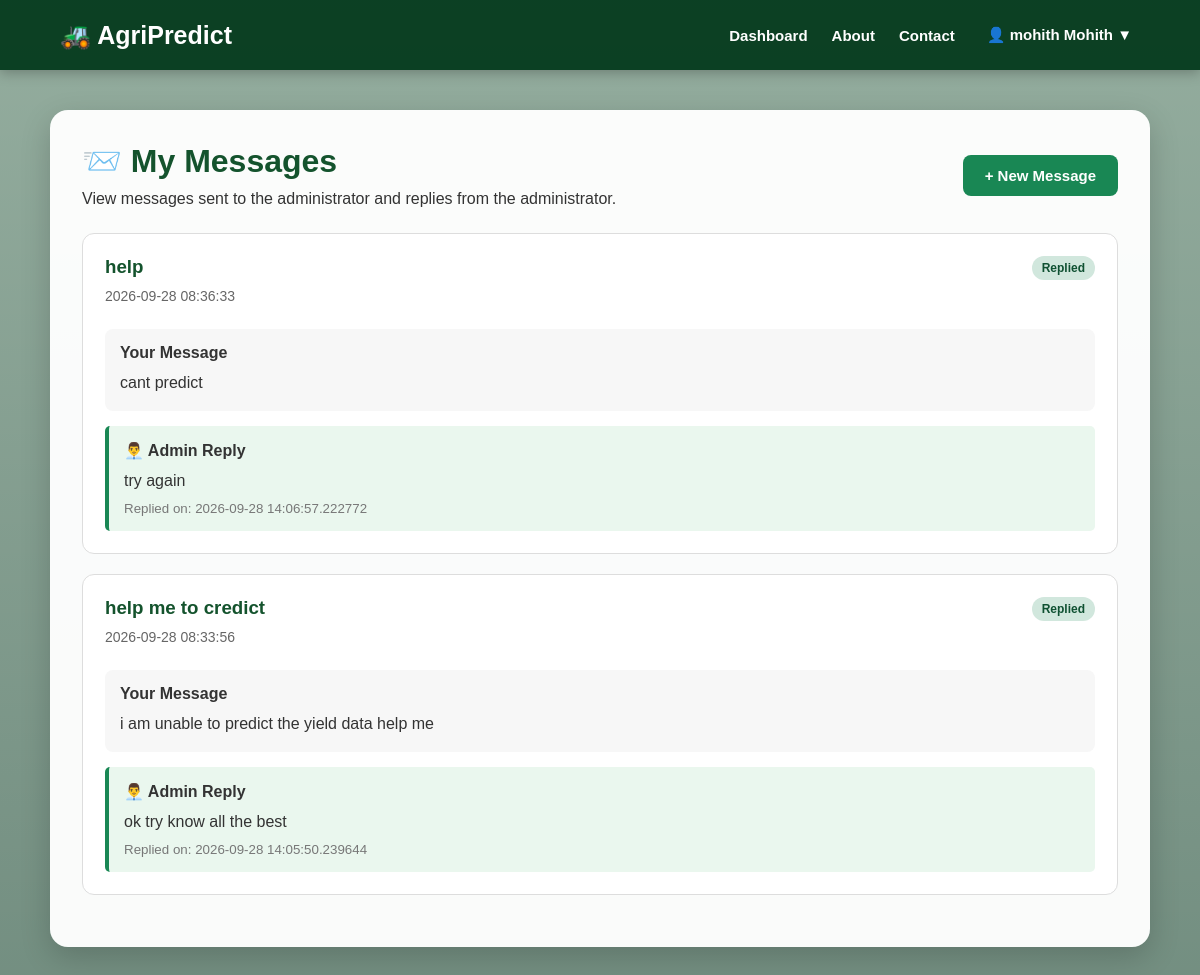
Page /messages (signed in) on the committed database.
### tables this page shows
CREATE TABLE users (
            id INTEGER PRIMARY KEY AUTOINCREMENT,
            name TEXT NOT NULL,
            email TEXT UNIQUE NOT NULL,
            password TEXT NOT NULL
        , created_at TIMESTAMP);

CREATE TABLE messages (
            id INTEGER PRIMARY KEY AUTOINCREMENT,

            user_id INTEGER NOT NULL,

            subject TEXT NOT NULL,

            message TEXT NOT NULL,

            reply TEXT,

            status TEXT DEFAULT 'Unread',

            created_at TIMESTAMP DEFAULT CURRENT_TIMESTAMP,

            replied_at TIMESTAMP,

            FOREIGN KEY (user_id) REFERENCES users(id)
        );

### app.py (the view)
@app.route("/messages")
@login_required
def messages():
    conn = get_db_connection()
    user_messages = conn.execute("""
        SELECT
            messages.*,
            users.name,
            users.email
        FROM messages
        JOIN users
        ON messages.user_id = users.id
        WHERE messages.user_id = ?
        ORDER BY messages.created_at DESC
    """, (
        session["user_id"],
    )).fetchall()
    conn.close()
    return render_template(
        "messages.html",
        messages=user_messages
    )

### app.py (called while the page is built)
def get_db_connection():
    conn = sqlite3.connect("users.db")
    conn.row_factory = sqlite3.Row
    return conn

def login_required(function):
    @wraps(function)
    def decorated_function(*args, **kwargs):
        if "user_id" not in session:
            return redirect(url_for("login"))
        return function(*args, **kwargs)
    return decorated_function

### templates/messages.html (shortened to what this page needs)
<!DOCTYPE html>
<html lang="en">
<head>
    <link rel="stylesheet"
          href="{{ url_for('static', filename='style.css') }}">
</head>
<body>
<nav class="navbar">
    <div class="logo">
        🚜 AgriPredict
    </div>
    <div class="nav-links">
        <a href="{{ url_for('dashboard') }}">
            Dashboard
        </a>
        <a href="{{ url_for('about') }}">
            About
        </a>
        <a href="{{ url_for('contact') }}">
            Contact
        </a>
        <div class="profile-dropdown">
            <button class="profile-button">
                👤 {{ session.get('user_name', 'Profile') }} ▼
            </button>
        </div>
    </div>
</nav>
<div class="page-container">
    <div class="page-card wide-card">
        <div class="page-heading-row">
            <div>
                <h1>📨 My Messages</h1>
                <p>
                    View messages sent to the administrator
                    and replies from the administrator.
                </p>
            </div>
            <a href="{{ url_for('contact') }}"
               class="primary-button">
                + New Message
            </a>
        </div>
        {% if messages %}
            {% for message in messages %}
                <div class="message-card">
                    <div class="message-header">
                        <div>
                            <h3>
                                {{ message["subject"] }}
                            </h3>
                            <p class="message-date">
                                {{ message["created_at"] }}
                            </p>
                        </div>
                        <span class="message-status
                            {% if message['status'] == 'Replied' %}
                                replied
                            {% else %}
                                unread
                            {% endif %}">
                            {{ message["status"] }}
                        </span>
                    </div>
                    <div class="message-body">
                        <strong>
                            Your Message
                        </strong>
                        <p>
                            {{ message["message"] }}
                        </p>
                    </div>
                    {% if message["reply"] %}
                        <div class="admin-reply">
                            <strong>
                                👨‍💼 Admin Reply
                            </strong>
                            <p>
                                {{ message["reply"] }}
                            </p>
                            {% if message["replied_at"] %}
                                <small>
                                    Replied on:
                                    {{ message["replied_at"] }}
                                </small>
                            {% endif %}
                        </div>
                    {% else %}
                        <div class="waiting-reply">
                            ⏳ Waiting for admin reply...
                        </div>
                    {% endif %}
                </div>
            {% endfor %}
        {% endif %}
    </div>
</div>
</body>
</html>

### static/style.css (style rules this page uses)
* { box-sizing: border-box; margin: 0; padding: 0; }
html { scroll-behavior: smooth; }
body { min-height: 100vh; font-family: Arial, Helvetica, sans-serif; color: #222; background-image: linear-gradient( rgba(0, 60, 25, 0.42), rgba(0, 50, 25, 0.55) ), url("/static/background.png"); background-size: cover; background-position: center; background-repeat: no-repeat; background-attachment: fixed; }
.navbar { width: 100%; min-height: 70px; display: flex; align-items: center; justify-content: space-between; padding: 12px 5%; background: rgba(0, 55, 25, 0.92); box-shadow: 0 3px 12px rgba(0, 0, 0, 0.25); position: sticky; top: 0; z-index: 1000; }
.logo { color: white; font-size: 25px; font-weight: bold; }
.nav-links { display: flex; align-items: center; gap: 24px; }
.nav-links > a { color: white; text-decoration: none; font-size: 15px; font-weight: 600; }
.profile-dropdown { position: relative; display: inline-block; }
.profile-button { border: none; background: transparent; color: white; font-size: 15px; font-weight: 600; cursor: pointer; padding: 8px; }
.prediction-card, .page-card, .result-card { background: rgba(255, 255, 255, 0.96); border-radius: 18px; box-shadow: 0 10px 30px rgba(0, 0, 0, 0.18); }
.primary-button, .secondary-button { display: inline-block; padding: 12px 22px; border-radius: 8px; border: none; text-decoration: none; cursor: pointer; font-size: 15px; font-weight: 600; transition: 0.2s; }
.primary-button { background: #198754; color: white; }
.page-container { width: 92%; max-width: 1100px; margin: 40px auto; }
.page-card { padding: 32px; color: #333; }
.page-card h1 { color: #14532d; margin-bottom: 10px; }
.wide-card { width: 100%; }
.page-heading-row { display: flex; justify-content: space-between; align-items: center; gap: 20px; margin-bottom: 25px; }
.message-card, .admin-message-card { border: 1px solid #ddd; border-radius: 12px; padding: 22px; margin-bottom: 20px; background: #fff; }
.message-header { display: flex; justify-content: space-between; align-items: flex-start; gap: 15px; }
.message-header h3 { color: #14532d; margin-bottom: 5px; }
.message-header p { color: #666; font-size: 14px; }
.message-date { color: #888; font-size: 13px; margin: 10px 0; }
.message-body { padding: 15px; background: #f7f7f7; border-radius: 8px; margin-top: 15px; }
.message-body p, .admin-reply p { margin-top: 8px; line-height: 1.6; }
.admin-reply { margin-top: 15px; padding: 15px; background: #eaf7ee; border-left: 4px solid #198754; border-radius: 5px; }
.admin-reply small { color: #777; display: block; margin-top: 8px; }
.message-status { padding: 5px 10px; border-radius: 20px; font-size: 12px; font-weight: bold; white-space: nowrap; }
.message-status.replied { background: #d1e7dd; color: #0f5132; }

### rows in the picture
users: get "mohith Mohith"
messages: subject "help", created_at "2026-09-28 08:36:33", status "Replied", message "cant predict", reply "try again", replied_at "2026-09-28 14:06:57.222772"
messages: subject "help me to credict", created_at "2026-09-28 08:33:56", status "Replied", message "i am unable to predict the yield data help me", reply "ok try know all the best", replied_at "2026-09-28 14:05:50.239644"
